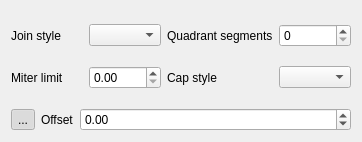
<?xml version="1.0" encoding="UTF-8"?>
<ui version="4.0">
 <class>QgsOffsetUserInputBase</class>
 <widget class="QWidget" name="QgsOffsetUserInputBase">
  <property name="geometry">
   <rect>
    <x>0</x>
    <y>0</y>
    <width>362</width>
    <height>142</height>
   </rect>
  </property>
  <property name="sizePolicy">
   <sizepolicy hsizetype="MinimumExpanding" vsizetype="MinimumExpanding">
    <horstretch>0</horstretch>
    <verstretch>0</verstretch>
   </sizepolicy>
  </property>
  <property name="windowTitle">
   <string>Form</string>
  </property>
  <layout class="QGridLayout" name="gridLayout">
   <item row="1" column="2">
    <widget class="QDoubleSpinBox" name="mOffsetSpinBox">
     <property name="sizePolicy">
      <sizepolicy hsizetype="MinimumExpanding" vsizetype="Fixed">
       <horstretch>0</horstretch>
       <verstretch>0</verstretch>
      </sizepolicy>
     </property>
     <property name="minimum">
      <double>-9999999.000000000000000</double>
     </property>
     <property name="maximum">
      <double>999999.989999999990687</double>
     </property>
    </widget>
   </item>
   <item row="1" column="1">
    <widget class="QLabel" name="label">
     <property name="text">
      <string>Offset</string>
     </property>
    </widget>
   </item>
   <item row="1" column="0">
    <widget class="QToolButton" name="mShowAdvancedButton">
     <property name="text">
      <string>...</string>
     </property>
     <property name="icon">
      <iconset resource="../../images/images.qrc">
       <normaloff>:/images/themes/default/propertyicons/settings.svg</normaloff>:/images/themes/default/propertyicons/settings.svg</iconset>
     </property>
     <property name="checkable">
      <bool>true</bool>
     </property>
     <property name="checked">
      <bool>true</bool>
     </property>
     <property name="arrowType">
      <enum>Qt::NoArrow</enum>
     </property>
    </widget>
   </item>
   <item row="0" column="0" colspan="3">
    <widget class="QWidget" name="mAdvancedConfigWidget" native="true">
     <layout class="QGridLayout" name="gridLayout_2">
      <property name="leftMargin">
       <number>0</number>
      </property>
      <property name="topMargin">
       <number>0</number>
      </property>
      <property name="rightMargin">
       <number>0</number>
      </property>
      <property name="bottomMargin">
       <number>0</number>
      </property>
      <item row="0" column="0">
       <widget class="QLabel" name="label_2">
        <property name="text">
         <string>Join style</string>
        </property>
        <property name="wordWrap">
         <bool>true</bool>
        </property>
       </widget>
      </item>
      <item row="0" column="1">
       <widget class="QComboBox" name="mJoinStyleComboBox"/>
      </item>
      <item row="0" column="2">
       <widget class="QLabel" name="label_3">
        <property name="text">
         <string>Quadrant segments</string>
        </property>
        <property name="wordWrap">
         <bool>true</bool>
        </property>
       </widget>
      </item>
      <item row="0" column="3">
       <widget class="QSpinBox" name="mQuadrantSpinBox"/>
      </item>
      <item row="1" column="0">
       <widget class="QLabel" name="label_4">
        <property name="text">
         <string>Miter limit</string>
        </property>
        <property name="wordWrap">
         <bool>true</bool>
        </property>
       </widget>
      </item>
      <item row="1" column="1">
       <widget class="QDoubleSpinBox" name="mMiterLimitSpinBox"/>
      </item>
      <item row="1" column="2">
       <widget class="QLabel" name="mCapStyleLabel">
        <property name="text">
         <string>Cap style</string>
        </property>
        <property name="wordWrap">
         <bool>true</bool>
        </property>
       </widget>
      </item>
      <item row="1" column="3">
       <widget class="QComboBox" name="mCapStyleComboBox"/>
      </item>
     </layout>
    </widget>
   </item>
  </layout>
 </widget>
 <resources>
  <include location="../../images/images.qrc"/>
  <include location="../../images/images.qrc"/>
  <include location="../../images/images.qrc"/>
  <include location="../../images/images.qrc"/>
  <include location="../../images/images.qrc"/>
  <include location="../../images/images.qrc"/>
  <include location="../../images/images.qrc"/>
  <include location="../../images/images.qrc"/>
  <include location="../../images/images.qrc"/>
  <include location="../../images/images.qrc"/>
  <include location="../../images/images.qrc"/>
  <include location="../../images/images.qrc"/>
  <include location="../../images/images.qrc"/>
  <include location="../../images/images.qrc"/>
  <include location="../../images/images.qrc"/>
  <include location="../../images/images.qrc"/>
  <include location="../../images/images.qrc"/>
  <include location="../../images/images.qrc"/>
  <include location="../../images/images.qrc"/>
  <include location="../../images/images.qrc"/>
  <include location="../../images/images.qrc"/>
  <include location="../../images/images.qrc"/>
  <include location="../../images/images.qrc"/>
  <include location="../../images/images.qrc"/>
  <include location="../../images/images.qrc"/>
  <include location="../../images/images.qrc"/>
  <include location="../../images/images.qrc"/>
  <include location="../../images/images.qrc"/>
 </resources>
 <connections/>
</ui>
